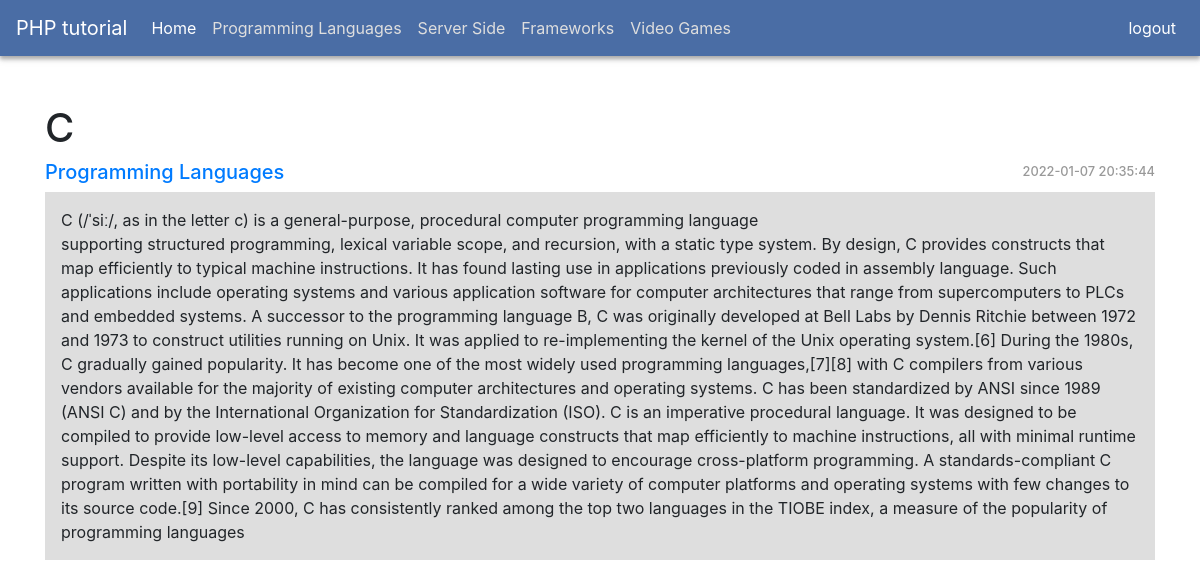
/app/detail.php?post_id=1 (signed in), run on the app's committed database.
### tables this page shows
CREATE TABLE `categories` (
  `id` int(11) NOT NULL,
  `name` varchar(255) NOT NULL,
  `created_at` datetime NOT NULL,
  `updated_at` datetime DEFAULT NULL
);

CREATE TABLE `posts` (
  `id` int(11) NOT NULL,
  `title` varchar(255) NOT NULL,
  `body` text NOT NULL,
  `cat_id` int(11) NOT NULL,
  `status` tinyint(4) NOT NULL DEFAULT 1,
  `img` text NOT NULL,
  `created_at` datetime NOT NULL,
  `updated_at` datetime DEFAULT NULL
);

### functions/helpers.php (called while the page is built, shortened)
<?php
function asset($file){
    return trim(BASE_URL, '/ ') . '/' . trim($file, '/ ');
}
function url($url){
    return trim(BASE_URL, '/ ') . '/' . trim($url, '/ ');
}

### app/detail.php (the view, shortened to what this page needs)
<?php
require_once '../functions/helpers.php';
require_once '../functions/pdo_connection.php';
?>
<!DOCTYPE html>
<html lang="en">
<head>
    <link rel="stylesheet" href="<?= asset('assets/css/bootstrap.min.css');?>" media="all" type="text/css">
    <link rel="stylesheet" href="<?= asset('assets/css/style.css');?>" media="all" type="text/css">
</head>
<body>
<section id="app">
    <?php require_once "../layouts/top-nav.php"?>
    <section class="container my-5">
        <section class="row">
            <section class="col-md-12">
                    <?php
            global $connection;
            $query = "SELECT `posts`.*, `categories`.`name` AS category_name FROM `posts` INNER JOIN `categories` ON `posts`.`cat_id` = `categories`.`id` WHERE `posts`.`status` = 1 AND `posts`.`id` = ?;";
            $statement = $connection->prepare($query);
            $statement->execute([$_GET['post_id']]);
            $post = $statement->fetch();
                    if ($post !== false){
                ?>
                <h1><?= $post->title ?></h1>
                <h5 class="d-flex justify-content-between align-items-center">
                    <a href="<?= url('app/category.php?cat_id=' . $post->cat_id)?>"><?= $post->category_name?></a>
                    <span class="date-time"><?= $post->created_at?></span>
                </h5>
                <article class="bg-article p-3">
                    <?= $post->body?>
                </article>
                <?php } else{ ?>
                <section>post not found!</section>
               <?php } ?>
            </section>
        </section>
    </section>
</section>
</body>
</html>

### layouts/top-nav.php (shortened to what this page needs)
<nav class="navbar navbar-expand-lg navbar-dark bg-blue ">
    <a class="navbar-brand " href=" <?= url('admin')?>">PHP tutorial</a>
    <div class="collapse navbar-collapse " id="navbarSupportedContent ">
        <ul class="navbar-nav mr-auto ">
            <li class="nav-item active ">
                <a class="nav-link " href=" <?= url('app/index.php'); ?>">Home <span class="sr-only ">(current)</span></a>
            </li>
            <?php
            global $connection;
            $query = "SELECT * FROM `categories`";
            $statement = $connection->prepare($query);
            $statement->execute();
            $categories = $statement->fetchAll();
            foreach ($categories as $category){
            ?>
            <li class="nav-item ">
                <a class="nav-link " href="<?= url('app/category.php?cat_id=' . $category->id)?> "> <?= $category->name?></a>
            </li>
            <?php } ?>
        </ul>
    </div>
    <section class="d-inline ">
        <?php
            if (!isset($_SESSION['user'])){
        ?>
        <a class="text-decoration-none text-white px-2 " href=" <?= url('auth/register.php')?>">register</a>
        <a class="text-decoration-none text-white " href=" <?= url('auth/login.php')?>">login</a>
        <?php } else
            if (isset($_SESSION['user'])){
        ?>
        <a class="text-decoration-none text-white px-2 " href="<?= url('auth/logout.php')?> ">logout</a>
        <?php } ?>
    </section>
</nav>

### assets/css/style.css (style rules this page uses)
.bg-blue { background-color: rgb(74,109,165); box-shadow: 0px 3px 4px #aaaaaa, 0px 4px 8px #ededed; }
.nav-link { color: #dedede!important; }
.active > .nav-link { color: #ffffff!important; }
.bg-article { background-color: #dedede; }
.date-time { color: #999; font-size: .8rem; }

### data on the page
categories: name "Programming Languages"
categories: name "Server Side"
categories: name "Frameworks"
categories: name "Video Games"
posts: title "C", categories.name "Programming Languages", created_at "2022-01-07 20:35:44", body "C (/ˈsiː/, as in the letter c) is a general-purpose, procedural computer programming language supporting structured programming, lexical variable scope, and recursion, with a static type system. By design, C provides constructs that map efficiently to typical machine instructions. It has found lasting use in applications previously coded in assembly language. Such applications include operating systems and various application software for computer architectures that range from supercomputers to PLCs and embedded systems. A successor to the programming language B, C was originally developed at Bell Labs by Dennis Ritchie between 1972 and 1973 to construct utilities running on Unix. It was…"
